Frame 1 (no input): blank canvas, image omitted
Frame 60 (no input): blank canvas, image omitted
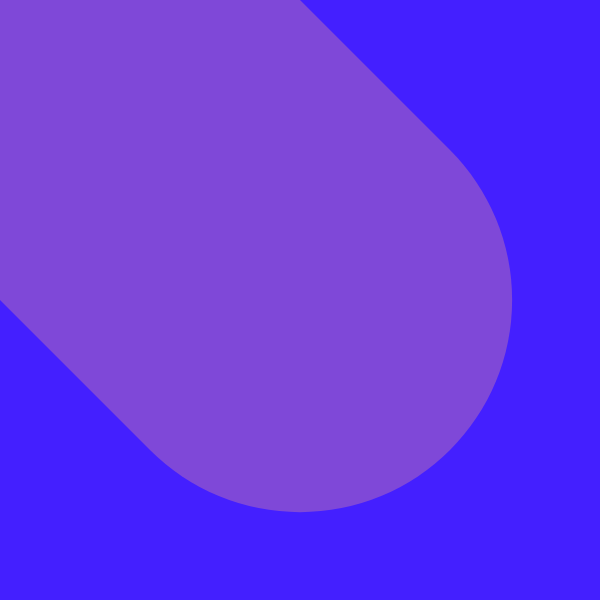
Frame 120 (the mouse pressed at the canvas centre since frame 60)

The p5.js sketch whose frames 1 and 60 were blank and that drew this single picture after the mouse press (run headless with seeded random() and noise() and a simulated clock; from frame 60 on, the mouse is pressed at the canvas centre):

// p5.js sketch
// ── sketch.js
function setup() {
  createCanvas(600, 600);
  background(68, 31, 255);
  stroke(255, 162, 131, 80);
}

function draw() {
  var weight = dist(mouseX, mouseY, pmouseX, pmouseY)
  strokeWeight(weight)
  line(mouseX, mouseY, pmouseX, pmouseY)
}
